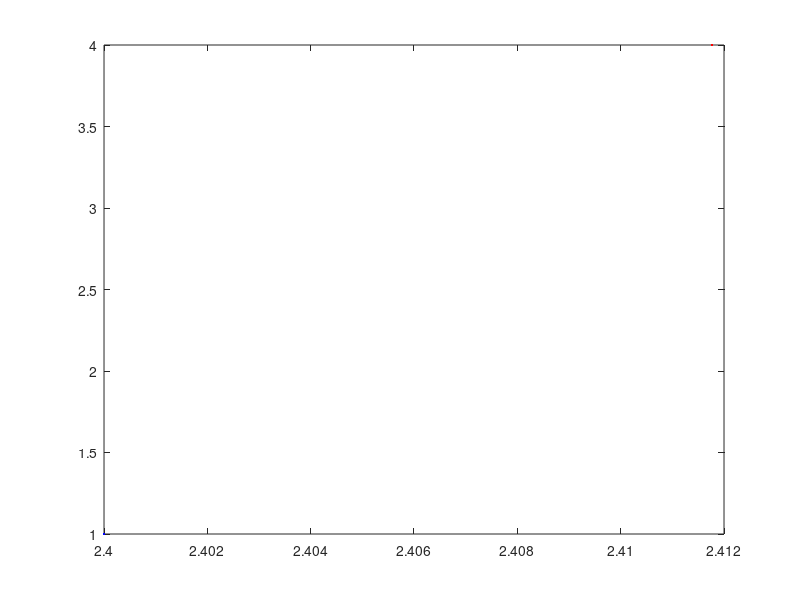

The MATLAB source for this figure:
%AREA DEL TRIANGULO AZUL
% Se divide el triangulo en 2 partes para obtener una figura conocida sobre
% la cual realizar los calculos de las coordenadas.

clc;
clear;

% A = A1 + A2
A1 = [(3*4)/2];
A2 = [(1*4)/2];
A = A1 + A2;

% Calculo de coordenadas 'x' e 'y' del centro de masa para la figura del 
% triangulo azul
%ACx = (A1*X1) + (A2*X2) / A1 + A2

ACx = [(6 * 3) + (2.5*1)] / 8.5;
%ACx = 2.41

%Acy = (A1*Y1) + (A2*Y2) / A1 + A2
ACy = [(6 * 4) + (2.5*4)] / 8.5;
% ACy = 4

%AREA DEL TRIANGULO ROJO
%Se divide el triangulo en 2 partes para obtener una figura conocida sobre
% la cual realizar los calculos de las coordenadas.
B1 = [(3*1)/2];
B2 = [(1*1)/2];
B = B1 + B2;

% Calculo de coordenadas 'x' e 'y' del centro de masa para la figura del 
% triangulo rojo
% Bcx = (B1*X1) + (B2*X2) / B1 + B2
BCx = [(1.5 * 3) + (1.5*1)] / 2.5;


%Bcy = (B1*Y1) + (B2*Y2) / B1 + B2
BCy = [(1.5 * 1) + (1 * 1)] / 2.5;

plot (ACx,ACy,'r');
hold on;

plot (BCx,BCy,'b');
hold on;

